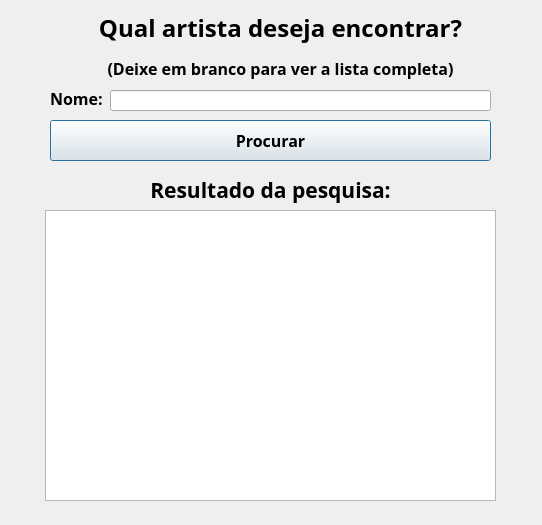
<?xml version="1.0" encoding="UTF-8"?>
<ui version="4.0">
 <class>Dialog</class>
 <widget class="QDialog" name="Dialog">
  <property name="geometry">
   <rect>
    <x>0</x>
    <y>0</y>
    <width>542</width>
    <height>525</height>
   </rect>
  </property>
  <property name="windowTitle">
   <string>Procurar Artista</string>
  </property>
  <widget class="QPushButton" name="searchBtn">
   <property name="geometry">
    <rect>
     <x>50</x>
     <y>120</y>
     <width>441</width>
     <height>41</height>
    </rect>
   </property>
   <property name="font">
    <font>
     <family>Noto Sans</family>
     <pointsize>12</pointsize>
     <weight>75</weight>
     <bold>true</bold>
    </font>
   </property>
   <property name="text">
    <string>Procurar</string>
   </property>
  </widget>
  <widget class="QLabel" name="removeRecord">
   <property name="geometry">
    <rect>
     <x>50</x>
     <y>90</y>
     <width>81</width>
     <height>17</height>
    </rect>
   </property>
   <property name="font">
    <font>
     <family>Noto Sans</family>
     <pointsize>12</pointsize>
     <weight>75</weight>
     <bold>true</bold>
    </font>
   </property>
   <property name="text">
    <string>Nome:</string>
   </property>
  </widget>
  <widget class="QLineEdit" name="searchInput">
   <property name="geometry">
    <rect>
     <x>110</x>
     <y>90</y>
     <width>381</width>
     <height>21</height>
    </rect>
   </property>
  </widget>
  <widget class="QLabel" name="mainTitle">
   <property name="geometry">
    <rect>
     <x>90</x>
     <y>10</y>
     <width>381</width>
     <height>71</height>
    </rect>
   </property>
   <property name="font">
    <font>
     <family>Noto Sans</family>
     <pointsize>16</pointsize>
     <weight>75</weight>
     <bold>true</bold>
    </font>
   </property>
   <property name="text">
    <string>&lt;!DOCTYPE HTML PUBLIC &quot;-//W3C//DTD HTML 4.0//EN&quot; &quot;http://www.w3.org/TR/REC-html40/strict.dtd&quot;&gt;
&lt;html&gt;&lt;head&gt;&lt;meta name=&quot;qrichtext&quot; content=&quot;1&quot; /&gt;&lt;style type=&quot;text/css&quot;&gt;
p, li { white-space: pre-wrap; }
&lt;/style&gt;&lt;/head&gt;&lt;body style=&quot; font-family:'Noto Sans'; font-size:16pt; font-weight:600; font-style:normal;&quot;&gt;
&lt;p align=&quot;center&quot; style=&quot; margin-top:12px; margin-bottom:12px; margin-left:0px; margin-right:0px; -qt-block-indent:0; text-indent:0px;&quot;&gt;&lt;span style=&quot; font-size:18pt;&quot;&gt;Qual artista deseja encontrar?&lt;/span&gt;&lt;/p&gt;
&lt;p align=&quot;center&quot; style=&quot; margin-top:12px; margin-bottom:12px; margin-left:0px; margin-right:0px; -qt-block-indent:0; text-indent:0px;&quot;&gt;&lt;span style=&quot; font-size:12pt;&quot;&gt;(Deixe em branco para ver a lista completa)&lt;/span&gt;&lt;/p&gt;&lt;/body&gt;&lt;/html&gt;</string>
   </property>
  </widget>
  <widget class="QLabel" name="infoShow">
   <property name="geometry">
    <rect>
     <x>40</x>
     <y>150</y>
     <width>461</width>
     <height>81</height>
    </rect>
   </property>
   <property name="font">
    <font>
     <family>Noto Sans</family>
     <pointsize>16</pointsize>
     <weight>75</weight>
     <bold>true</bold>
    </font>
   </property>
   <property name="text">
    <string>&lt;html&gt;&lt;head/&gt;&lt;body&gt;&lt;p align=&quot;center&quot;&gt;Resultado da pesquisa:&lt;/p&gt;&lt;/body&gt;&lt;/html&gt;</string>
   </property>
  </widget>
  <widget class="QTableWidget" name="resultTable">
   <property name="geometry">
    <rect>
     <x>45</x>
     <y>210</y>
     <width>451</width>
     <height>291</height>
    </rect>
   </property>
  </widget>
 </widget>
 <resources/>
 <connections/>
</ui>
